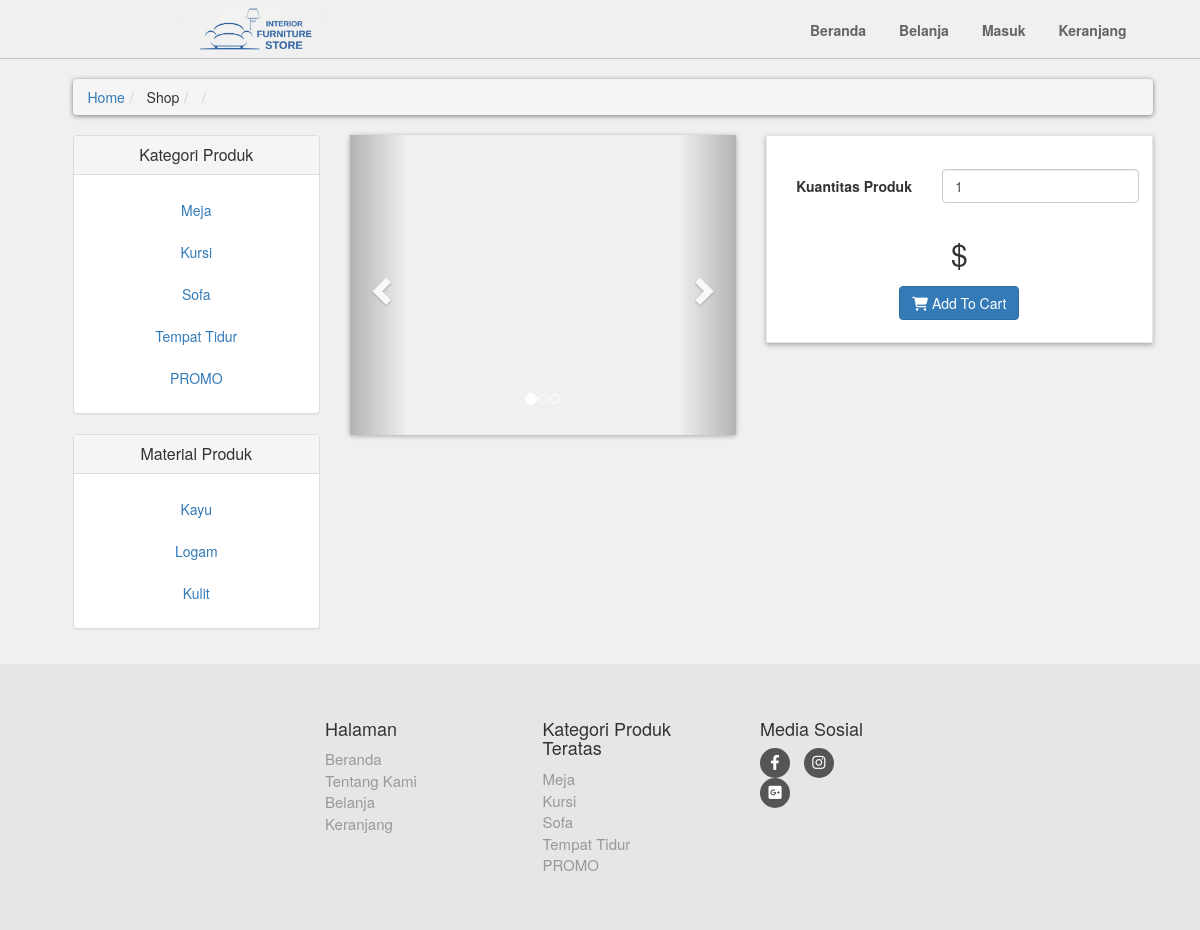
/details.php, run on the app's committed database.
### tables this page shows
CREATE TABLE `product_categories` (
  `p_category_id` int(10) NOT NULL,
  `p_category_title` varchar(50) NOT NULL,
  `p_category_desc` varchar(200) NOT NULL
);

CREATE TABLE `product_material` (
  `p_material_id` int(10) NOT NULL,
  `p_material_title` varchar(50) NOT NULL,
  `p_material_desc` varchar(200) NOT NULL
);

### includes/functions.php (the view, shortened to what this page needs)
<?php
$db = mysqli_connect("localhost", "root", "", "joviweb3");
function getPCategories(){
    global $db;
    $get_p_categories = "select * from product_categories";
    $run_p_categories = mysqli_query($db, $get_p_categories);
    while($row_p_categories=mysqli_fetch_array($run_p_categories)){
        $p_category_id = $row_p_categories['p_category_id'];
        $p_category_title = $row_p_categories['p_category_title'];
        if($p_category_title == 'SALE'){
            echo "
                <li>
                    <a style='color:red;' class= 'text-center' href='shop.php?p_categories=$p_category_id'> $p_category_title </a>
                </li>
            ";
        }else
            echo "
            <li>
                <a class= 'text-center' href='shop.php?p_categories=$p_category_id'> $p_category_title </a>
            </li>
        ";}
}
function getMaterial(){
    global $db;
    $get_p_material = "select * from product_material";
    $run_p_material = mysqli_query($db, $get_p_material);
    while($row_p_material=mysqli_fetch_array($run_p_material)){
        $p_material_id = $row_p_material['p_material_id'];
        $p_material_title = $row_p_material['p_material_title'];
        echo "
            <li>
                <a class= 'text-center' href='shop.php?p_material=$p_material_id'> $p_material_title </a>
            </li>
        ";
    }
}
?>

### includes/footer.php (shortened to what this page needs)
<div id="footer">
    <div class="holder">
        <div class="row justify-content-center">
            <div class="col-sm-6 col-md-3">
                <h4>Halaman</h4>
                <ul>
                    <li><a href="index.php">Beranda</a></li>
                    <li><a href="index.php">Tentang Kami</a></li>
                    <?php if(isset($_SESSION['user'])): ?>
                        <li><a href="shop.php">Belanja</a></li>
                        <li><a href="cart.php">Keranjang</a></li>
                    <?php else: ?>
                        <li><a href="login.php">Belanja </a></li>
                        <li><a href="login.php">Keranjang </a></li>
                    <?php endif; ?>
                </ul>
            </div>
            <div class="com-sm-6 col-md-3">
            <h4>Kategori Produk Teratas</h4>
            <ul>
                <?php
                    $get_p_categories = "select * from product_categories";
                    $run_p_categories = mysqli_query($db, $get_p_categories);
                    while($row_p_categories=mysqli_fetch_array($run_p_categories)){
                        $p_category_id = $row_p_categories['p_category_id'];
                        $p_category_title = $row_p_categories['p_category_title'];
                        if(isset($_SESSION['user'])){
                            echo "
                                <li>
                                    <a href ='shop.php?p_categories=$p_category_id'>
                                        $p_category_title
                                    </a>
                                </li>
                            ";
                        } else {
                            echo "
                                <li>
                                    <a href ='login.php'>
                                        $p_category_title
                                    </a>
                                </li>
                            ";
                        }
                    }
                ?>
            </ul>
        </div>
            <div class="col-sm-6 col-md-2">
                <h4>Media Sosial</h4>
                <p class="social">
                    <a href="https://www.facebook.com/IstimewaPremiumFurniture?mibextid=ZbWKwL" class="fa-brands fa-facebook-f"></a>
                    <a href="https://www.instagram.com/istimewa_furniture?igsh=MXNmdjY4ZnE1YmRvNg==" class="fa-brands fa-instagram"></a>
                    <a href="https://www.lalamove.com/id/blog/pengiriman-furniture-rumah-minimalis/" class="fa-brands fa-square-google-plus"></a>
                </p>
            </div>
        </div>
    </div>
</div>

### style/style.css (style rules this page uses)
* { box-sizing: border-box; margin: 0; padding: 0; }
ul, li, dl, ol, p, a, img { margin: 0; padding: 0; }
body { font-size: 14px; line-height: 1.42857143; color: #333333; background-color: #f0f0f0 !important; font-family: 'Roboto', sans-serif; }
.holder { width: 70%; margin: 0 auto; }
#footer { margin-top: 15px; background: #e6e6e6; padding: 45px 0; }
#footer a { color: #999999; text-decoration: none; }
#footer ul { list-style: none; padding-left: 0px; font-size: 15px; }
#footer .social { text-align: left; }
#footer .social a { margin: 0 10px 0 0; display: inline-block; color: #ffffff; width: 30px; height: 30px; border-radius: 15px; line-height: 30px; font-size: 15px; text-align: center; vertical-align: bottom; background-color: #555555; text-decoration: none; }

### data on the page
product_categories: p_category_title "Meja"
product_categories: p_category_title "Kursi"
product_categories: p_category_title "Sofa"
product_categories: p_category_title "Tempat Tidur"
product_categories: p_category_title "PROMO"
product_material: p_material_title "Kayu"
product_material: p_material_title "Logam"
product_material: p_material_title "Kulit"
